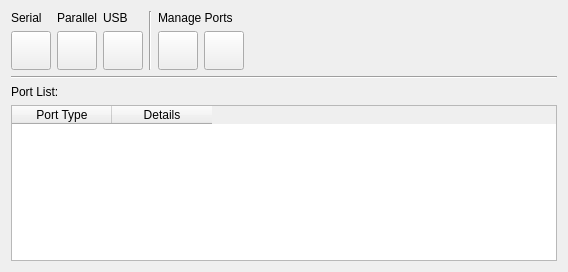
<?xml version="1.0" encoding="UTF-8"?>
<ui version="4.0">
 <author>Andrey Rijov</author>
 <class>Ports_Tab_Widget</class>
 <widget class="QWidget" name="Ports_Tab_Widget">
  <property name="geometry">
   <rect>
    <x>0</x>
    <y>0</y>
    <width>568</width>
    <height>272</height>
   </rect>
  </property>
  <property name="windowTitle">
   <string>Ports</string>
  </property>
  <layout class="QVBoxLayout" name="verticalLayout">
   <item>
    <layout class="QHBoxLayout" name="horizontalLayout_2">
     <item>
      <layout class="QGridLayout" name="gridLayout_2">
       <item row="0" column="0">
        <widget class="QLabel" name="Label_Add_Port">
         <property name="sizePolicy">
          <sizepolicy hsizetype="Maximum" vsizetype="Preferred">
           <horstretch>0</horstretch>
           <verstretch>0</verstretch>
          </sizepolicy>
         </property>
         <property name="text">
          <string>Serial</string>
         </property>
        </widget>
       </item>
       <item row="1" column="0" colspan="2">
        <widget class="QToolButton" name="TB_Add_Serial_Port">
         <property name="text">
          <string/>
         </property>
         <property name="icon">
          <iconset resource="../resources/icons.qrc">
           <normaloff>:/port.png</normaloff>:/port.png</iconset>
         </property>
         <property name="iconSize">
          <size>
           <width>32</width>
           <height>32</height>
          </size>
         </property>
         <property name="toolButtonStyle">
          <enum>Qt::ToolButtonIconOnly</enum>
         </property>
         <property name="autoRaise">
          <bool>false</bool>
         </property>
        </widget>
       </item>
       <item row="1" column="2">
        <widget class="QToolButton" name="TB_Add_Parallel_Port">
         <property name="text">
          <string/>
         </property>
         <property name="icon">
          <iconset resource="../resources/icons.qrc">
           <normaloff>:/port.png</normaloff>:/port.png</iconset>
         </property>
         <property name="iconSize">
          <size>
           <width>32</width>
           <height>32</height>
          </size>
         </property>
         <property name="toolButtonStyle">
          <enum>Qt::ToolButtonIconOnly</enum>
         </property>
         <property name="autoRaise">
          <bool>false</bool>
         </property>
        </widget>
       </item>
       <item row="1" column="3">
        <widget class="QToolButton" name="TB_Add_USB_Port">
         <property name="text">
          <string/>
         </property>
         <property name="icon">
          <iconset resource="../resources/icons.qrc">
           <normaloff>:/usb.png</normaloff>:/usb.png</iconset>
         </property>
         <property name="iconSize">
          <size>
           <width>32</width>
           <height>32</height>
          </size>
         </property>
         <property name="toolButtonStyle">
          <enum>Qt::ToolButtonIconOnly</enum>
         </property>
         <property name="autoRaise">
          <bool>false</bool>
         </property>
        </widget>
       </item>
       <item row="0" column="2">
        <widget class="QLabel" name="label_2">
         <property name="text">
          <string>Parallel</string>
         </property>
        </widget>
       </item>
       <item row="0" column="3">
        <widget class="QLabel" name="label_3">
         <property name="text">
          <string>USB</string>
         </property>
        </widget>
       </item>
      </layout>
     </item>
     <item>
      <widget class="Line" name="line_4">
       <property name="orientation">
        <enum>Qt::Vertical</enum>
       </property>
      </widget>
     </item>
     <item>
      <layout class="QGridLayout" name="gridLayout">
       <item row="1" column="0">
        <widget class="QToolButton" name="TB_Edit_Port">
         <property name="text">
          <string/>
         </property>
         <property name="icon">
          <iconset resource="../resources/icons.qrc">
           <normaloff>:/edit.png</normaloff>:/edit.png</iconset>
         </property>
         <property name="iconSize">
          <size>
           <width>32</width>
           <height>32</height>
          </size>
         </property>
         <property name="toolButtonStyle">
          <enum>Qt::ToolButtonIconOnly</enum>
         </property>
         <property name="autoRaise">
          <bool>false</bool>
         </property>
        </widget>
       </item>
       <item row="1" column="1">
        <widget class="QToolButton" name="TB_Delete_Port">
         <property name="text">
          <string/>
         </property>
         <property name="icon">
          <iconset resource="../resources/icons.qrc">
           <normaloff>:/remove.png</normaloff>:/remove.png</iconset>
         </property>
         <property name="iconSize">
          <size>
           <width>32</width>
           <height>32</height>
          </size>
         </property>
         <property name="toolButtonStyle">
          <enum>Qt::ToolButtonIconOnly</enum>
         </property>
         <property name="autoRaise">
          <bool>false</bool>
         </property>
        </widget>
       </item>
       <item row="0" column="0" colspan="2">
        <layout class="QHBoxLayout" name="horizontalLayout">
         <item>
          <widget class="QLabel" name="label">
           <property name="text">
            <string>Manage Ports</string>
           </property>
          </widget>
         </item>
        </layout>
       </item>
      </layout>
     </item>
     <item>
      <spacer name="horizontalSpacer">
       <property name="orientation">
        <enum>Qt::Horizontal</enum>
       </property>
       <property name="sizeHint" stdset="0">
        <size>
         <width>40</width>
         <height>20</height>
        </size>
       </property>
      </spacer>
     </item>
    </layout>
   </item>
   <item>
    <widget class="Line" name="line">
     <property name="orientation">
      <enum>Qt::Horizontal</enum>
     </property>
    </widget>
   </item>
   <item>
    <layout class="QHBoxLayout" name="horizontalLayout_4">
     <item>
      <widget class="QLabel" name="Label_Pors">
       <property name="sizePolicy">
        <sizepolicy hsizetype="Preferred" vsizetype="Preferred">
         <horstretch>0</horstretch>
         <verstretch>0</verstretch>
        </sizepolicy>
       </property>
       <property name="text">
        <string>Port List:</string>
       </property>
      </widget>
     </item>
    </layout>
   </item>
   <item>
    <widget class="QTableWidget" name="Ports_Table">
     <property name="editTriggers">
      <set>QAbstractItemView::NoEditTriggers</set>
     </property>
     <property name="selectionMode">
      <enum>QAbstractItemView::SingleSelection</enum>
     </property>
     <property name="selectionBehavior">
      <enum>QAbstractItemView::SelectRows</enum>
     </property>
     <property name="verticalScrollMode">
      <enum>QAbstractItemView::ScrollPerPixel</enum>
     </property>
     <property name="horizontalScrollMode">
      <enum>QAbstractItemView::ScrollPerPixel</enum>
     </property>
     <property name="sortingEnabled">
      <bool>false</bool>
     </property>
     <column>
      <property name="text">
       <string>Port Type</string>
      </property>
     </column>
     <column>
      <property name="text">
       <string>Details</string>
      </property>
     </column>
    </widget>
   </item>
  </layout>
 </widget>
 <tabstops>
  <tabstop>TB_Add_Serial_Port</tabstop>
  <tabstop>TB_Add_Parallel_Port</tabstop>
  <tabstop>TB_Add_USB_Port</tabstop>
  <tabstop>TB_Edit_Port</tabstop>
  <tabstop>TB_Delete_Port</tabstop>
  <tabstop>Ports_Table</tabstop>
 </tabstops>
 <resources>
  <include location="../resources/icons.qrc"/>
 </resources>
 <connections/>
</ui>
